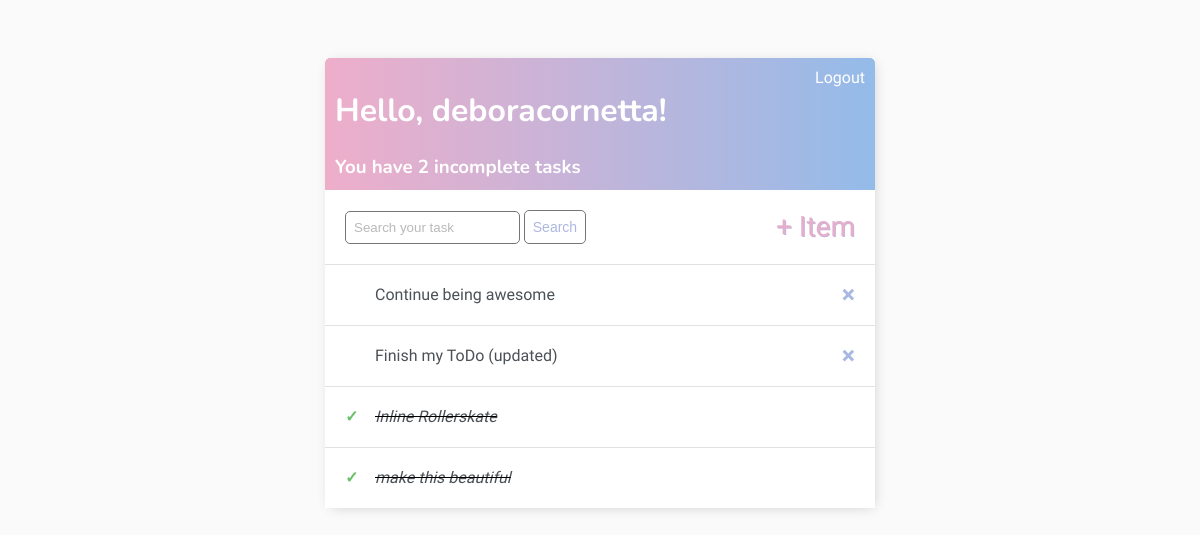
Before: / (signed in) with the older database file.
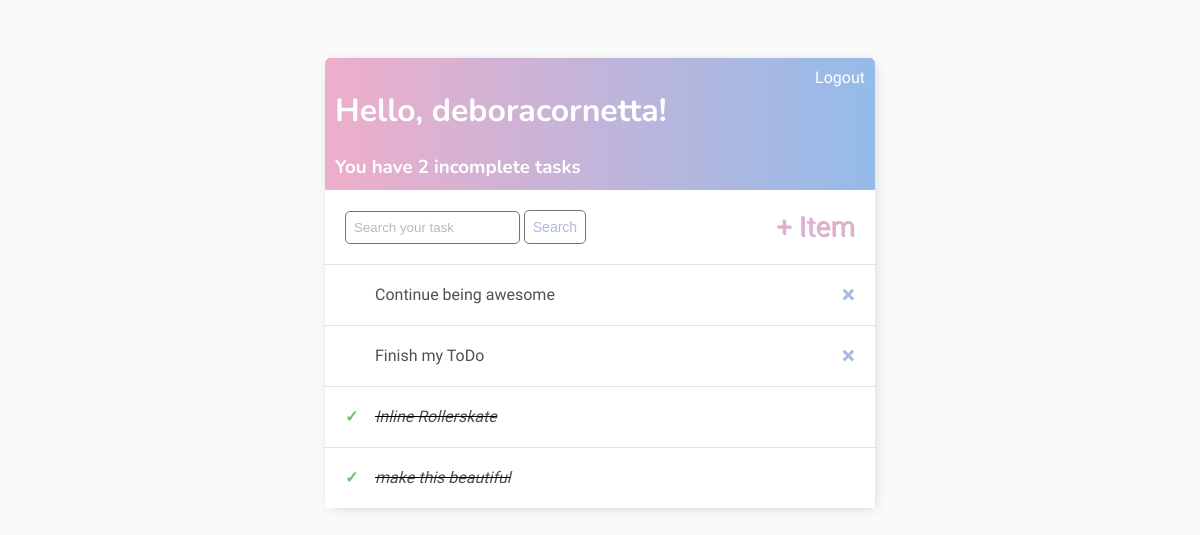
After: the same page with the newer database file.
### base/models.py (models this page shows)
class Task(models.Model):
    user = models.ForeignKey(User, on_delete=models.CASCADE, null=True, blank=True)
    title = models.CharField(max_length=200)
    description = models.TextField(null=True, blank=True)
    complete = models.BooleanField(default=False)
    created = models.DateTimeField(auto_now_add=True)
    def __str__(self) -> str:
        return self.title
    class Meta:
        ordering = ['complete']

### base/views.py (the view)
# urls.py: path('', TaskList.as_view(), name='tasks'),
class TaskList(LoginRequiredMixin, ListView):
    model = Task
    context_object_name = 'tasks'
    def get_context_data(self, **kwargs: Any) -> Dict[str, Any]:
        context = super().get_context_data(**kwargs)
        context['tasks'] = context['tasks'].filter(user=self.request.user)
        context['count'] = context['tasks'].filter(complete=False).count()
        search_input = self.request.GET.get('search-area') or ''
        if search_input:
            context['tasks'] = context['tasks'].filter(
                title__icontains=search_input)
        context['search_input'] = search_input
        return context

### base/templates/base/task_list.html
{% extends 'base/main.html' %}
{% block content %}
<div class="header-bar">
    <div>
        <h1>Hello, {{ request.user}}!</h1>
        <h3 style="margin:0">You have {{count}} incomplete task{{ count|pluralize:"s" }}</h3>
    </div>
    {% if request.user.is_authenticated %}
    <a href="{% url 'logout' %}">Logout</a>
    {% else %}
    <a href="{% url 'login' %}">Login</a>
    {% endif %}
</div>
<div id="search-and-wrapper">
    <form method="GET" action="">
        <input style="width: 60%;" type="text" name="search-area" placeholder="Search your task" value="{{search_input}}">
        <input class="button" type="submit" value="Search">
    </form>
    <a id="add-link" href="{% url 'task-create' %}">+ Item</a>
</div>
<div class="task-items-wrapper">
    {% for task in tasks %}
        <div class="task-wrapper">
            {% if task.complete %}
                <div class="task-title">
                    <div class="task-complete-icon"><b>&#10003;</b></div>
                    <i><s><a href="{% url 'task-update' task.id %}">{{task}}</a></s></i>
                </div>
            {% else %}
            <div class="task-title">
                <div class="task-incomplete-icon"></div>
                <a href="{% url 'task-update' task.id %}">{{task}}</a>
            </div>
            <a class="delete-link" href="{% url 'task-delete' task.id %}"><b>&#215;</b></a>
            {% endif %}
        </div>
    {% empty %}
    <h3>No items in list</h3>
    {% endfor %}
</div>
{% endblock content %}

### base/templates/base/main.html (shortened to what this page needs)
<!DOCTYPE html>
<html>
    <head>
    </head>
    <body>
        <div class="container">
            {% block content %}
            {% endblock content %}
        </div>
    </body>
</html>

### base/templates/base/main.html (style rules this page uses)
body { background-color: #FAFAFA; font-family: 'Mali', cursive; padding-top: 50px; }
h1, h2, h3, h4, h5, h6 { font-family: 'Nunito', sans-serif; }
a, p { color: #4b5156; }
.header-bar { display: flex; justify-content: space-between; color: #fff; padding: 10px; border-radius: 5px 5px 0 0; background: linear-gradient(90deg, #eeaeca 0%, #ccb3d6 38%, #94bbe9 100%); }
.header-bar a { color: #fff; text-decoration: none; }
.container { max-width: 550px; margin: auto; background-color: #fff; box-shadow: 2px 2px 13px -4px rgba(0, 0, 0, 0.21); }
input { outline: none; border: none; }
.task-wrapper { display: flex; align-items: center; justify-content: space-between; background-color: #fff; border-top: 1px solid rgb(226, 226, 226); overflow: hidden; padding: 20px; }
.task-title { display: flex; }
.task-title a { text-decoration: none; color: #4b5156; margin-left: 10px; }
.task-complete-icon { height: 20px; width: 20px; color: rgb(105, 192, 105); }
.task-incomplete-icon { height: 20px; width: 20px; }
.delete-link { text-decoration: none; color: #a8b8e2; font-weight: 900; font-size: 25px; line-height: 0; }
#add-link { color: #e4afcd; text-decoration: none; font-size: 28px; text-shadow: 1px 1px #ccb3d6; }
#search-and-wrapper { display: flex; justify-content: space-between; align-items: center; padding: 20px; }
input[type=text], input[type=password], textarea { border: 1px solid #757575; border-radius: 5px; padding: 8px; width: 90%; }
::placeholder { font-weight: 300; opacity: 0.5; }
.button { border: 1px solid #757575; background-color: #fff; color: #aeb7e0; padding: 8px; font-size: 14px; border-radius: 5px; cursor: pointer; text-decoration: none; }

Changed rows visible on the page:
changed Task: title "Finish my ToDo (updated)" → "Finish my ToDo"
